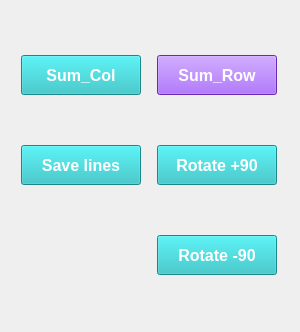
              <widget class="QWidget" name="page_2">
               <property name="geometry">
                <rect>
                 <x>0</x>
                 <y>0</y>
                 <width>300</width>
                 <height>332</height>
                </rect>
               </property>
               <attribute name="label">
                <string>Action</string>
               </attribute>
               <layout class="QGridLayout" name="gridLayout_2">
                <item row="2" column="1">
                 <widget class="QToolButton" name="toolButton_4">
                  <property name="minimumSize">
                   <size>
                    <width>120</width>
                    <height>40</height>
                   </size>
                  </property>
                  <property name="font">
                   <font>
                    <family>Arial</family>
                    <pointsize>12</pointsize>
                    <bold>true</bold>
                   </font>
                  </property>
                  <property name="styleSheet">
                   <string notr="true">background-color: rgb(33, 190, 193);
border-bottom-color: rgb(139, 139, 139);
border-right-color: rgb(48, 48, 48);
selection-color: rgb(255, 85, 127);
color: rgb(255, 255, 255);</string>
                  </property>
                  <property name="text">
                   <string>Rotate +90</string>
                  </property>
                 </widget>
                </item>
                <item row="2" column="0">
                 <widget class="QPushButton" name="Save_row_col_btn">
                  <property name="sizePolicy">
                   <sizepolicy hsizetype="Fixed" vsizetype="Fixed">
                    <horstretch>0</horstretch>
                    <verstretch>0</verstretch>
                   </sizepolicy>
                  </property>
                  <property name="minimumSize">
                   <size>
                    <width>120</width>
                    <height>40</height>
                   </size>
                  </property>
                  <property name="font">
                   <font>
                    <family>Arial</family>
                    <pointsize>12</pointsize>
                    <bold>true</bold>
                   </font>
                  </property>
                  <property name="styleSheet">
                   <string notr="true">background-color: rgb(33, 190, 193);
border-bottom-color: rgb(139, 139, 139);
border-right-color: rgb(48, 48, 48);
selection-color: rgb(255, 85, 127);
color: rgb(255, 255, 255);</string>
                  </property>
                  <property name="text">
                   <string>Save lines</string>
                  </property>
                 </widget>
                </item>
                <item row="0" column="0">
                 <widget class="QPushButton" name="Add_col_btn">
                  <property name="sizePolicy">
                   <sizepolicy hsizetype="Fixed" vsizetype="Fixed">
                    <horstretch>0</horstretch>
                    <verstretch>0</verstretch>
                   </sizepolicy>
                  </property>
                  <property name="minimumSize">
                   <size>
                    <width>120</width>
                    <height>40</height>
                   </size>
                  </property>
                  <property name="font">
                   <font>
                    <family>Arial</family>
                    <pointsize>12</pointsize>
                    <bold>true</bold>
                   </font>
                  </property>
                  <property name="styleSheet">
                   <string notr="true">background-color: rgb(33, 190, 193);
border-bottom-color: rgb(139, 139, 139);
border-right-color: rgb(48, 48, 48);
selection-color: rgb(255, 85, 127);
color: rgb(255, 255, 255);</string>
                  </property>
                  <property name="text">
                   <string>Sum_Col</string>
                  </property>
                 </widget>
                </item>
                <item row="0" column="1">
                 <widget class="QPushButton" name="Add_row_btn">
                  <property name="sizePolicy">
                   <sizepolicy hsizetype="Fixed" vsizetype="Fixed">
                    <horstretch>0</horstretch>
                    <verstretch>0</verstretch>
                   </sizepolicy>
                  </property>
                  <property name="minimumSize">
                   <size>
                    <width>120</width>
                    <height>40</height>
                   </size>
                  </property>
                  <property name="font">
                   <font>
                    <family>Arial</family>
                    <pointsize>12</pointsize>
                    <bold>true</bold>
                   </font>
                  </property>
                  <property name="styleSheet">
                   <string notr="true">background-color: rgb(146, 57, 255);
border-bottom-color: rgb(139, 139, 139);
border-right-color: rgb(48, 48, 48);
selection-color: rgb(255, 85, 127);
color: rgb(255, 255, 255);</string>
                  </property>
                  <property name="text">
                   <string>Sum_Row</string>
                  </property>
                 </widget>
                </item>
                <item row="3" column="1">
                 <widget class="QToolButton" name="toolButton_5">
                  <property name="minimumSize">
                   <size>
                    <width>120</width>
                    <height>40</height>
                   </size>
                  </property>
                  <property name="font">
                   <font>
                    <family>Arial</family>
                    <pointsize>12</pointsize>
                    <bold>true</bold>
                   </font>
                  </property>
                  <property name="styleSheet">
                   <string notr="true">background-color: rgb(33, 190, 193);
border-bottom-color: rgb(139, 139, 139);
border-right-color: rgb(48, 48, 48);
selection-color: rgb(255, 85, 127);
color: rgb(255, 255, 255);</string>
                  </property>
                  <property name="text">
                   <string>Rotate -90</string>
                  </property>
                 </widget>
                </item>
               </layout>
              </widget>
